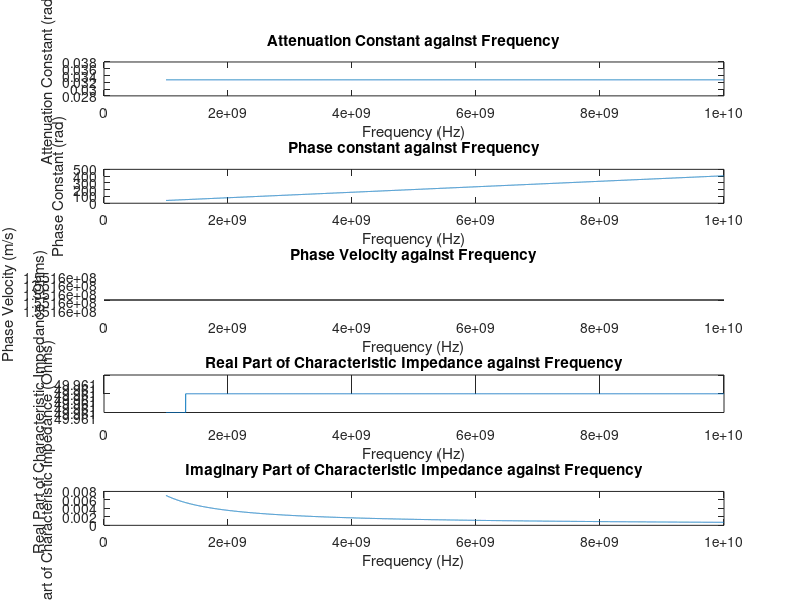

The MATLAB source for this figure:
% Hamza Siddiqui - siddih38 - 400407170 
clear all; close all %#ok<CLALL> reset everything

% Defining PUL parameter values
R = 1.35;     % resistance PUL  (Ω/m)
L = 322e-9;   % inductance PUL  (H/m) 
G = 0.77e-3;  % conductance PUL (S/m)
C = 129e-12;  % capacitance PUL (F/m)

f = 10^9:10^6:10^10; % frequency vector 1 GHz to 10 GHz (with a step of 10 MHz)
w = f.*(2*pi);
gamma = sqrt((R+1i*w*L).*(G+1i*w*C)); % complex propagation constant 
Z0 = sqrt((R+1i*w*L)./(G+1i*w*C));    % characteristic impedance (voltage-to-current ratio for a traveling wave in a TL)

% values to be plotted 
attenuation_constant = real(gamma); % alpha
phase_constant = imag(gamma);       % beta
vp = w./phase_constant;              % phase velocity 
% real and imaginary parts of characteristic impedance
ReZ0 = real(Z0);
ImZ0 = imag(Z0);

% attenuation constant plot
subplot(5,1,1);
plot(f,attenuation_constant);
title('Attenuation Constant against Frequency');
xlabel('Frequency (Hz)');
ylabel('Attenuation Constant (rad)'); 

% phase constant plot
subplot(5,1,2);
plot(f, phase_constant);
title('Phase constant against Frequency');
xlabel('Frequency (Hz)'); 
ylabel("Phase Constant (rad)");

% phase velocity plot
subplot(5,1,3);
plot(f,vp);
title('Phase Velocity against Frequency');
xlabel('Frequency (Hz)'); 
ylabel('Phase Velocity (m/s)');

% real part of characteristic impedance plot
subplot(5,1,4);
plot(f, ReZ0);
title('Real Part of Characteristic Impedance against Frequency');
xlabel('Frequency (Hz)'); 
ylabel('Real Part of Characteristic Impedance (Ohms)');

% imaginary Part of Characteristic Impedance plot
subplot(5,1,5);
plot(f, ImZ0);
title('Imaginary Part of Characteristic Impedance against Frequency');
xlabel('Frequency (Hz)'); 
ylabel('Imaginary Part of Characteristic Impedance (Ohms)');